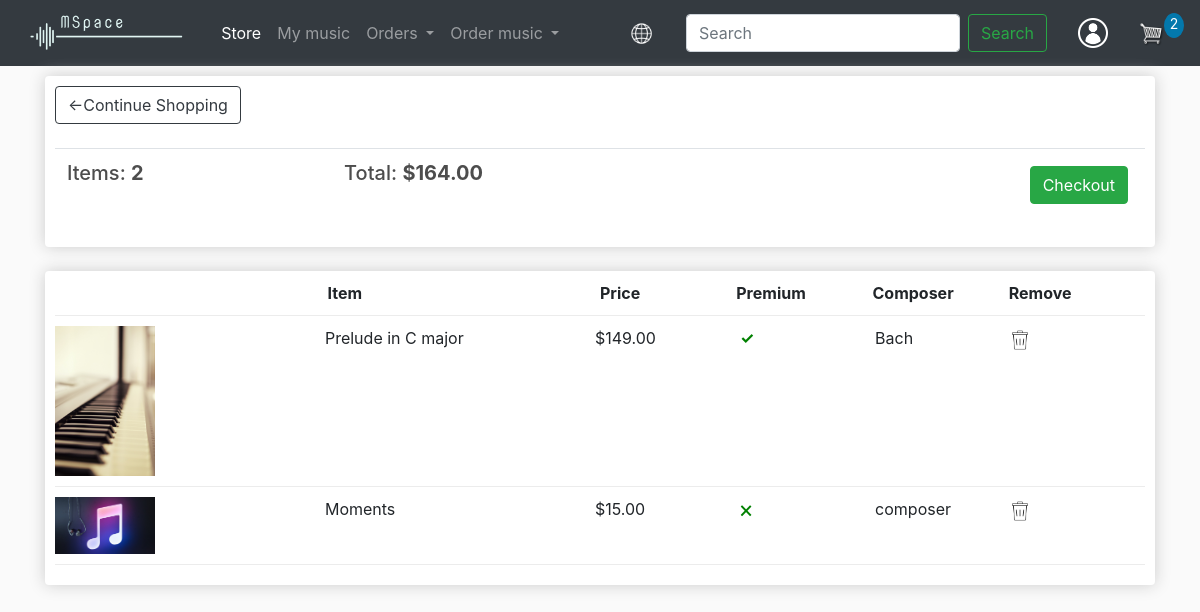
The page /cart/ (signed in) on the database as committed earlier.
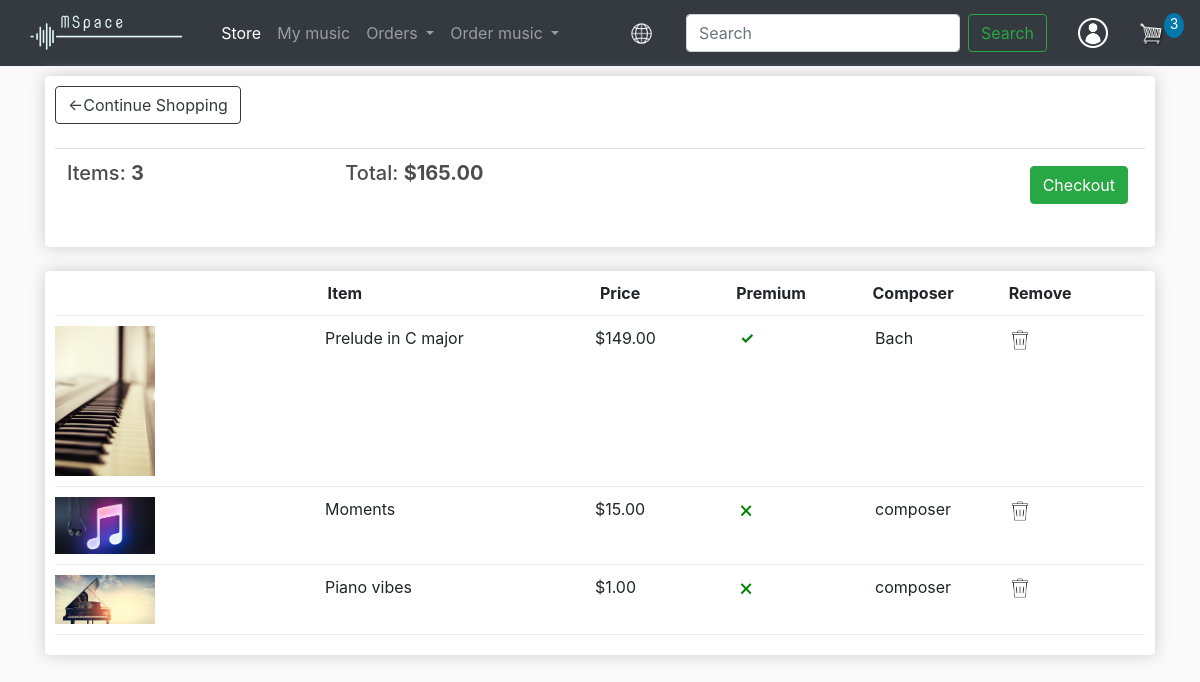
The same page on the database as committed later.
### store/models.py (models this page shows, shortened)
class Order(models.Model):
    customer = models.ForeignKey(Customer, on_delete=models.SET_NULL, blank=True, null=True)
    date_ordered = models.DateTimeField(auto_now_add=True)
    complete = models.BooleanField(max_length=200, null=True)
    project = models.CharField(max_length=200, null=True)
    transaction_id = models.CharField(max_length=200, null=True)
    @property
    def get_cart_total(self):
        order_items = self.orderitem_set.all()
        return sum([item.get_price for item in order_items])
    @property
    def get_cart_count(self):
        order_items = self.orderitem_set.all()
        return order_items.count()

class OrderItem(models.Model):
    product = models.ForeignKey(Product, on_delete=models.SET_NULL, blank=True, null=True)
    order = models.ForeignKey(Order, on_delete=models.SET_NULL, blank=True, null=True)
    date_added = models.DateTimeField(auto_now_add=True)
    premium = models.BooleanField(max_length=200, null=True)
    @property
    def get_price(self):
        if self.premium:
            return self.product.premium_price
        else:
            return self.product.standard_price

class Product(models.Model):
    name = models.CharField(max_length=200, null=True)
    description = models.CharField(max_length=500, null=True, blank=True)
    composer = models.ForeignKey(Composer, on_delete=models.SET_NULL, blank=True, null=True)
    image = models.ImageField(upload_to='images/products/', null=True, blank=True)
    file = models.FileField(upload_to='files/', max_length=200, null=True)
    duration = models.DurationField(null=True)
    standard_price = models.DecimalField(max_digits=7, decimal_places=2)
    premium_price = models.DecimalField(max_digits=7, decimal_places=2)
    genres = models.ManyToManyField(Genre, blank=True)
    instruments = models.ManyToManyField(Instrument, blank=True)
    emotions = models.ManyToManyField(Emotion, blank=True)
    @property
    def image_url(self):
        try:
            url = self.image.url
        except:
            url = ''
        return url

class Composer(models.Model):
    user = models.OneToOneField(User, on_delete=models.CASCADE, null=True, blank=True)
    name = models.CharField(max_length=50, null=True)
    first_name = models.CharField(max_length=50, null=True)
    last_name = models.CharField(max_length=50, null=True)
    email = models.EmailField(null=True)
    rating = models.FloatField(blank=True, null=True)
    image = models.ImageField(upload_to='images/composers/', null=True, blank=True)
    balance = models.FloatField(default=0, blank=True, null=True)
    def __str__(self):
        return self.user.username

### store/views.py (the view)
# urls.py: path('cart/', views.cart, name="cart"),
def cart(request):
    data = cartData(request)
    items = data['items']
    order = data['order']
    cartCount = data['cartCount']
    context = {'items': items, 'order': order, 'cartCount': cartCount}
    return render(request, 'store/cart.html', context)

### store/models.py (called while the page is built)
    @property
    def get_personal_data(self):
        try:
            personal_data = self.personaldata
        except:
            personal_data = None
        return personal_data

### store/templatetags/filters.py (called while the page is built)
def is_customer(user):
    try:
        client = user.customer
        return True
    except:
        return False

def remove_lang_code(url):
    url = re.sub(r'/?(uk|en)/?', "", url)
    if url == '' or url == '/':
        return ''
    return '/' + url

### store/utils.py (called while the page is built)
def cartData(request):
    if request.user.is_authenticated:
        try:
            customer = request.user.customer
            order, created = Order.objects.get_or_create(customer=customer, complete=False)
            items = order.orderitem_set.all()
            personal_data = request.user.customer.get_personal_data
            cartCount = order.get_cart_count
        except:
            order = None
            items = None
            personal_data = None
            cartCount = 0
    else:
        cookieData = cookieCart(request)
        items = cookieData['items']
        order = cookieData['order']
        cartCount = cookieData['cartCount']
        personal_data = None
    return {'items': items, 'order': order, 'cartCount': cartCount, 'personal_data': personal_data}

### store/templates/store/cart.html
{% extends 'store/main.html' %}
{% load static %}
{% block content %}
    <div class="row">
        <div class="col-lg-12">
            <div class="box-element">
                <a class="btn btn-outline-dark" href="{% url 'store' %}">&#x2190;Continue Shopping</a>
                <br>
                <br>
                <table class="table">
                    <tr>
                        <th><h5>Items: <strong>{{ order.get_cart_count }}</strong></h5></th>
                        <th><h5>Total: <strong>${{ order.get_cart_total|floatformat:2 }}</strong></h5></th>
                        <th>
                            <a style="float: right; margin:5px" class="btn btn-success" href="{% url 'checkout' %}">Checkout</a>
                        </th>
                    </tr>
                </table>
            </div>
            <br>
            <div class="box-element">
                <div class="cart-row">
                    <div style="flex:2"></div>
                    <div style="flex:2"><strong>Item</strong></div>
                    <div style="flex:1"><strong>Price</strong></div>
                    <div style="flex:1"><strong>Premium</strong></div>
                    <div style="flex:1"><strong>Composer</strong></div>
                    <div style="flex:1"><strong>Remove</strong></div>
                </div>
                {% for item in items %}
                    <div class="cart-row">
                        <div style="flex:2"><img class="row-image" src="{{ item.product.image_url }}"></div>
                        <div style="flex:2">{{ item.product.name }}</div>
                        ${% if item.premium %}
                            <div style="flex:1"><p>{{ item.product.premium_price|floatformat:2 }}</p></div>
                            <div style="flex:1; color:green; font-weight: bold">&#10003;</div>
                        {% else %}
                            <div style="flex:1"><p>{{ item.product.standard_price|floatformat:2 }}</p></div>
                            <div style="flex:1; color:green">&#128473;</div>
                        {% endif %}
                        <div style="flex:1">{{ item.product.composer }}</div>
                        <div style="flex:1"><img data-product={{ item.product.id }} data-action="remove" class="row-image update-cart" style="width:20px" src="{% static 'images/bin.png' %}"></div>
                </div>
                {% endfor %}
            </div>
        </div>
    </div>
{% endblock content %}

### store/templates/store/main.html (shortened to what this page needs)
{% load i18n %}
<!DOCTYPE html>
{% load static %}
{% load filters %}
{% get_current_language as LANGUAGE_CODE %}
<html>
<head>
    <link rel="stylesheet" href="https://stackpath.bootstrapcdn.com/bootstrap/4.4.1/css/bootstrap.min.css">
    <link rel="stylesheet" href="https://stackpath.bootstrapcdn.com/font-awesome/4.7.0/css/font-awesome.min.css">
    <link rel="stylesheet" type="text/css" href="{% static 'css/main.css' %}">
    <link rel="stylesheet" href="https://cdnjs.cloudflare.com/ajax/libs/font-awesome/4.7.0/css/font-awesome.min.css">
    <link href="https://cdnjs.cloudflare.com/ajax/libs/font-awesome/5.15.3/css/all.min.css" rel="stylesheet" />
    <link href="https://cdnjs.cloudflare.com/ajax/libs/font-awesome/5.15.3/css/solid.min.css" rel="stylesheet" />
    <link href="https://cdnjs.cloudflare.com/ajax/libs/font-awesome/5.15.3/css/svg-with-js.min.css" rel="stylesheet" />
</head>
<body>
    <nav class="navbar navbar-expand-lg navbar-dark bg-dark">
        <a class="navbar-brand" href="{% url 'store' %}"><img src="{% static 'images/logo_transparent.png' %}" height="40px"></a>
        <div class="collapse navbar-collapse" id="navbarSupportedContent">
            <ul class="navbar-nav mr-auto">
                <li class="nav-item active">
                    <a class="nav-link" href="{% url 'store' %}">{% translate 'Store' %}<span class="sr-only">(current)</span></a>
                </li>
                {% if request.user.is_authenticated %}
                <li class="nav-item">
                    <a class="nav-link" href="{% url 'my_music' %}">{% translate 'My music' %}</a>
                </li>
                {% if request.user|is_customer %}
                    <li class="nav-item dropdown">
                    <a class="nav-link dropdown-toggle" href="#" id="navbarDropdown" role="button" data-toggle="dropdown" aria-haspopup="true" aria-expanded="false">
                        {% translate 'Orders' %}
                    </a>
                </li>
                {% else %}
                <li class="nav-item">
                    <a class="nav-link" href="{% url 'my_orders' %}">{% translate 'Orders' %}</a>
                </li>
                {% endif %}
                {% if request.user|is_customer %}
                <li class="nav-item dropdown">
                    <a class="nav-link dropdown-toggle" href="#" id="navbarDropdown" role="button" data-toggle="dropdown" aria-haspopup="true" aria-expanded="false">
                        {% translate 'Order music' %}
                    </a>
                </li>
                {% endif %}
                <li class="nav-item">
                    <a class="nav-link" href="{% url 'profile' %}"></a>
                </li>
                {% endif %}
            </ul>
            <li class="nav-item dropdown">
                <a class="nav-link" href="#" role="button" data-toggle="dropdown" aria-haspopup="true" aria-expanded="false">
                    <img class="mr-3" id="cart-icon" src="{% static 'images/globe.jpg' %}">
                </a>
                {% get_available_languages as LANGUAGES %}
                {% get_language_info_list for LANGUAGES as languages %}
            </li>
            <form class="form-inline my-2 my-lg-0">
                <input class="form-control mr-sm-2" type="search" placeholder="{% translate 'Search' %}" aria-label="Search">
                <button class="btn btn-outline-success my-2 my-sm-0" type="submit">{% translate 'Search' %}</button>
            </form>
            {% if request.user.is_authenticated %}
                <li class="nav-item dropdown">
                    <a class="nav-link" href="#" id="navbarDropdown" role="button" data-toggle="dropdown" aria-haspopup="true" aria-expanded="false">
                        <img id="cart-icon" style="height: 30px; width: 30px" src="{% static 'images/profile.jpg' %}">
                    </a>
                </li>
            {% else %}
                <a href="{% url 'login' %}"class="btn btn-primary ml-2" style="background: transparent; outline: #17a2b8">{% translate 'Login' %}</a>
            {% endif %}
            <div class="form-inline my-2 my-lg-0">
                {% if request.user|is_customer %}
                    <a href="{% url 'cart' %}">
                        <img  id="cart-icon" src="{% static 'images/cart.png' %}">
                    </a>
                    <p id="cart-total">{{ cartCount }}</p>
                {% endif %}
            </div>
        </div>
    </nav>
    <div class="container">
        {% block content %}
        {% endblock content %}
    </div>
</body>
</html>

### static/css/main.css (style rules this page uses)
body { background-color: hsl(0, 0%, 98%); }
h1,h2,h3,h4,h5,h6 { color:hsl(0, 0%, 30%); }
.box-element { box-shadow:hsl(0, 0%, 80%) 0 0 16px; background-color: #fff; border-radius: 4px; padding: 10px; }
#cart-icon { width:25px; display: inline-block; margin-left: 15px; }
#cart-total { display: block; text-align: center; color:#fff; background-color: rgba(0, 125, 181, 0.93); width: 20px; height: 25px; border-radius: 50%; font-size: 14px; }
.col-lg-4, .col-lg-6, .col-lg-8, .col-lg-12 { margin-top: 10px; }
.row-image { width: 100px; }
.cart-row { display: flex; align-items: flex-stretch; padding-bottom: 10px; margin-bottom: 10px; border-bottom: 1px solid #ececec; }
.dropdown { position: relative; display: inline-block; }

Rows that differ between the two databases and show on the page:
computed for Order: get_cart_count "2" → "3"; get_cart_total "164.00" → "165.00"
added OrderItem: product.image_url (picture), product.name "Piano vibes", product.standard_price "1.00", product.composer "composer"
Other text that changed with them:
{{ cartCount }}: "2" → "3"
